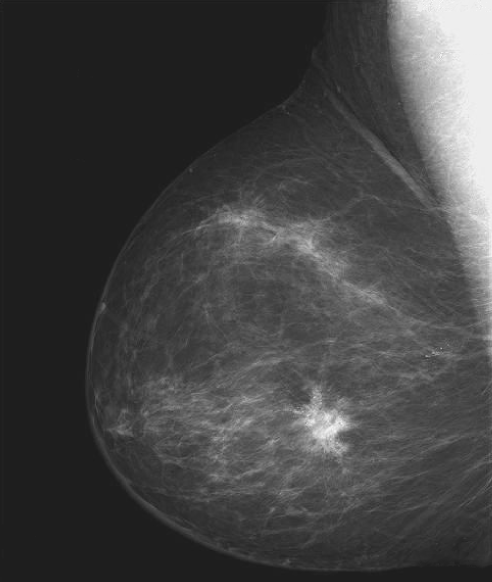
#> input picture Working with digital images in Python/image1.tif, 984 x 1164 px, found by its file name (shown at 1/2 size)
$ jupyter execute --allow-errors Intro_digital_images.ipynb
#> lines starting #> are read from the running program, lines starting #| are printed output that depends on the picture; long printed decimals are rounded
# PART 1: Tutorial on basic handling of digital images:

    by Raul Benitez
    Barcelona East School of Engineering, Universitat Politècnica de Catalunya
    Master's Degree in Interdisciplinary and Innovative Engineering
    Computer Vision
    raul.benitez@upc.edu


# Introduction:

Welcome to this tutorial on basic handling of digital images in Python. We are going to use image processing libraries skimage.

## Reading a grayscale image

[cell 1]
import skimage as sk # load skimage libraries
from skimage.io import imread
I = sk.io.imread('/content/image1.tif') # read image using imread function
#> I is the input picture: shape (1164, 984); min 21, max 255, mean 66.6
sk.io.imshow(I) # visualize image using imshow function
sk.io.show()

Check image size:

[cell 2]
I.shape # Size of image in pixels
#> Out = (1164, 984)

Access to origin pixel (top-left, DARK REGION)

[cell 3]
I[0,0] # Pixel value of first row, first column
#> Out = 38

Access to top-right region (LIGHT REGION)

[cell 4]
I[0,983] # Pixel value of first row, last column
#> Out = 238

Digital encoding of the pixel grayscale levels:

[cell 5]
I.dtype

'uint8' stands for *unsigned integer of 8 bits*, meaning that each pixel in the image is encoded with 8 bits representing an integer in the range [0,255]. In general, a n-bit grayscale image allows a range in levels from 0 to $2^n - 1$.

## Represent pixels along a certain row:

[cell 6]
Irow = I[850,:] # pixels along the row 850
#> Irow = 984 values, max 242 at index 621, min 30 at index 0, mean 87.84

import matplotlib.pyplot as plt
fig = plt.figure(figsize=(5,5))
plt.plot(Irow)
plt.show()
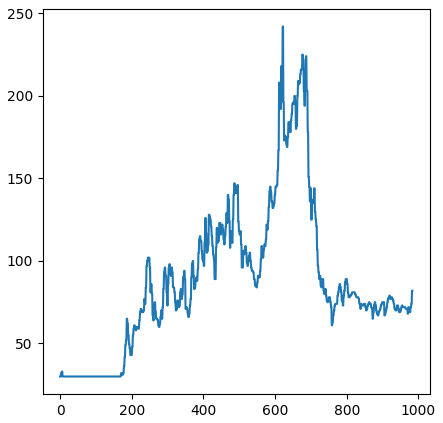
#> figure drawn by matplotlib, 1 panel; curve peaks at x = 621, y = 242

## Read a RGB color image:

[cell 7]
import skimage as sk # load skimage libraries
IC = sk.data.astronaut() # load a color image from the skimage built-in dataset
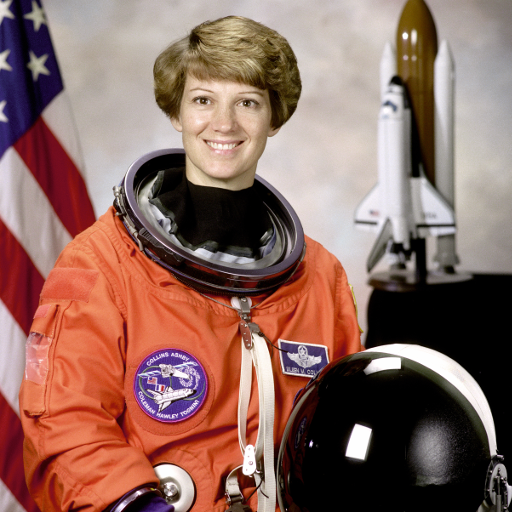
#> input picture skimage.data.astronaut(), 512 x 512 px
#> IC is the input picture: shape (512, 512, 3); mean R, G, B 141.6, 105.8, 96.5
# change colormap to visualize image
sk.io.imshow(IC) # visualize image using imshow function
sk.io.show()
print('M = {} columns, N = {} rows, NC = {} color channels'.format(*IC.shape)) # Print out image size
#| M = 512 columns, N = 512 rows, NC = 3 color channels

Check image size:

[cell 8]
IC.shape
#> Out = (512, 512, 3)

## Convert color to grayscale:

$IG = 0.2125 \cdot R + 0.7154\cdot G + 0.0721\cdot B$

[cell 9]
IG = sk.color.rgb2gray(IC)
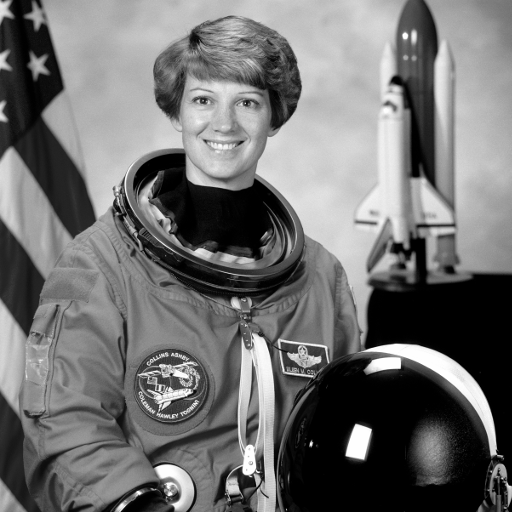
#> IG: shape (512, 512) float64; min 0, max 1, mean 0.442
IG.shape
#> Out = (512, 512)

[cell 10]
IG_manual = (0.2125*IC[:,:,0]+0.7154*IC[:,:,1]+0.0721*IC[:,:,2])/255

[cell 11]
IG[0,0]
#> Out = 0.583

[cell 12]
IG_manual[0,0]
#> Out = 0.583

[cell 13]
import numpy as np
np.sum(IG-IG_manual)
#> Out = -1.62e-12

## Using colormaps

[cell 14]
import matplotlib.pyplot as plt
fig,axes = plt.subplots(1,2,figsize=(12,7))
ax = axes.ravel() # convert axes to a 1d array
im1 = ax[0].imshow(IG,cmap=plt.cm.gray) # visualize image using imshow function using a grayscale colormap
ax[0].set_title('grayscale image with grayscale colormap') # set figure title
fig.colorbar(im1,ax=ax[0],orientation='horizontal') # visualize colorbar
im2 = ax[1].imshow(IG,cmap=plt.cm.jet) # visualize image using imshow function using a grayscale colormap
ax[1].set_title('grayscale image with jet colormap') # set figure title
fig.colorbar(im2,ax=ax[1],orientation='horizontal') # visualize colorbar
sk.io.show()
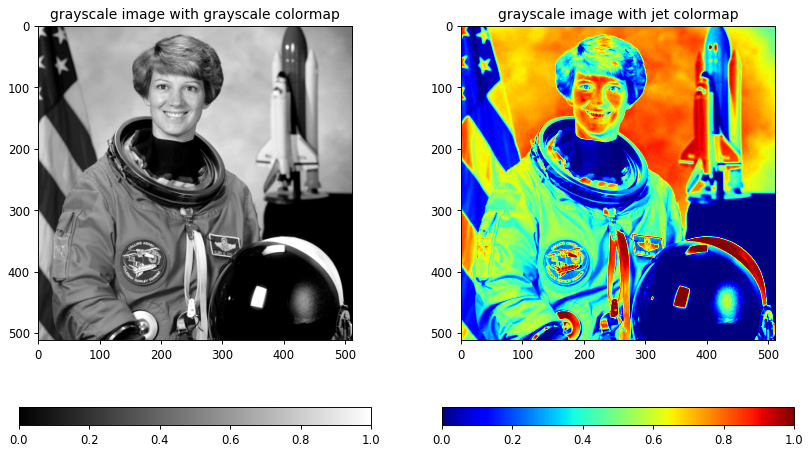
#> figure drawn by matplotlib, 4 panels

## Miscellaneous operations and extra stuff:

# Convert image to different formats:
Convert an image to unsigned byte format, with values in [0, 255].

[cell 15]
from skimage.util import img_as_ubyte
IGB = img_as_ubyte(IG)

[cell 16]
np.max(IGB)
#> Out = 255

## Image histogram:

Distribution of pixel values, how many pixels are there in the image for each grayscale level?

[cell 17]
import matplotlib.pyplot as plt
import numpy as np

# reshape the uint8 image as 1d array:
v = IGB.reshape(IGB.shape[0]*IGB.shape[1],1)

fig = plt.figure(figsize=(14, 6))
plt.hist(v, bins=256,density=False)
plt.show()
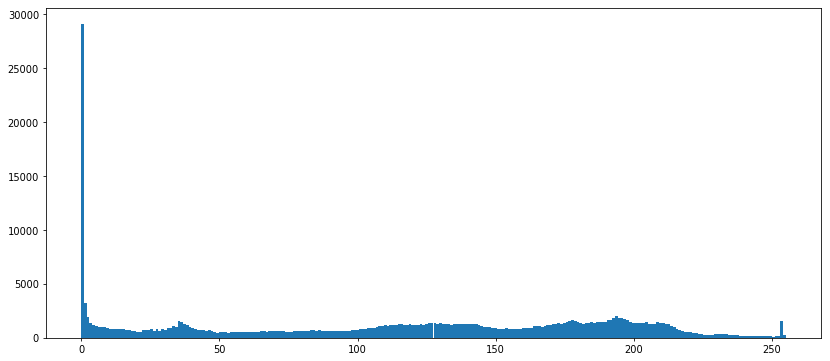
#> figure drawn by matplotlib, 1 panel; tallest bar 29129 high, from x = 0 to 0.996

Total number of pixels in the image

[cell 18]
IGB.shape[0]*IGB.shape[1]
#> Out = 262144

Number of pixels with value zero

[cell 19]
v[v==0].shape[0]
#> Out = 29129

Probability of grayscale level zero:

[cell 20]
p0 = v[v==0].shape[0]/(IGB.shape[0]*IGB.shape[1])
#> p0 = 0.111
print(p0)
#| 0.1111

[cell 21]
fig = plt.figure(figsize=(14, 6))
plt.hist(v, bins=256,density=True)
plt.show()
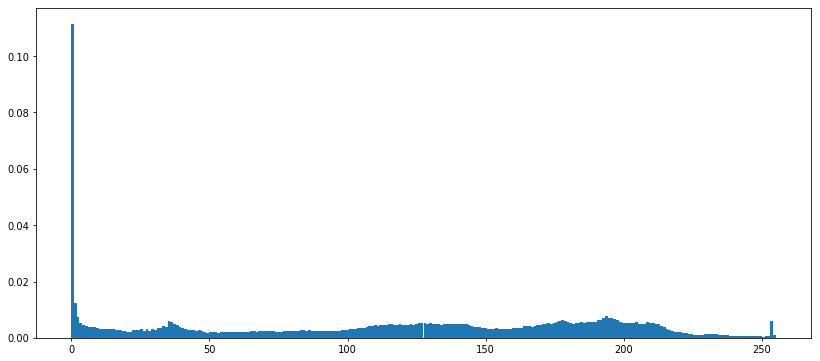
#> figure drawn by matplotlib, 1 panel; tallest bar 0.112 high, from x = 0 to 0.996

There are too many zeros in the image, take them out in order to properly visualize the distribution:

[cell 22]
import matplotlib.pyplot as plt
import numpy as np

# keep only pixels with a value higher than zero:
v = v[v>0]
fig = plt.figure(figsize=(14, 6))
plt.hist(v, bins=256,density=False)
plt.show()
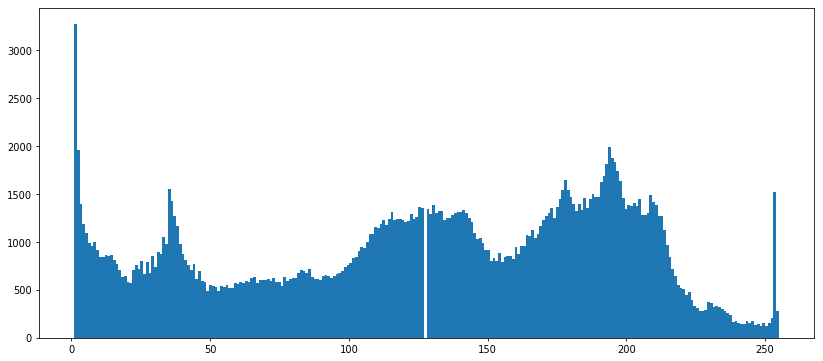
#> figure drawn by matplotlib, 1 panel; tallest bar 3277 high, from x = 1 to 1.99

 Represent the normalized histogram corresponding to the probability distribution function of the graylevel pixel occurence

[cell 23]
import matplotlib.pyplot as plt
import numpy as np

# keep only pixels with a value higher than zero:
fig = plt.figure(figsize=(14, 6))
plt.hist(v, bins=256,density=True)
plt.show()
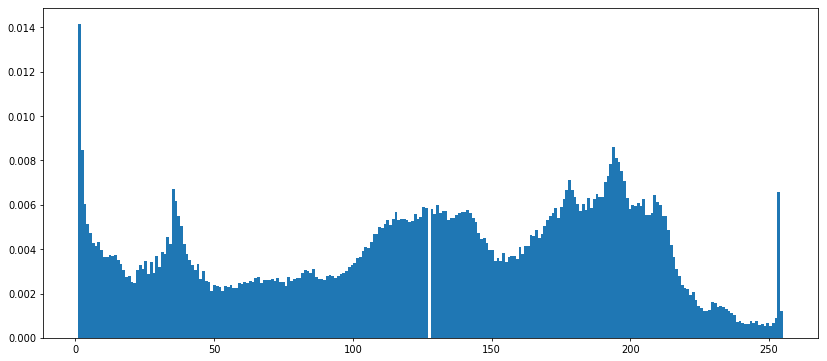
#> figure drawn by matplotlib, 1 panel; tallest bar 0.0142 high, from x = 1 to 1.99

Cummulative probability distribution function (cdf) of grayscale levels: Area over the curve of the normalized histogram

#> (a cell that did not finish here is left out)

Compute the median of the image (grayscale level at which the cdf is 0.5):

[cell 25]
v = IGB.reshape(IGB.shape[0]*IGB.shape[1],1)
np.median(v)
#> Out = 123
